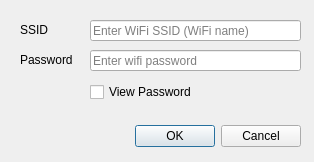
<?xml version="1.0" encoding="UTF-8"?>
<ui version="4.0">
 <class>Dialog_WiFi</class>
 <widget class="QDialog" name="Dialog_WiFi">
  <property name="geometry">
   <rect>
    <x>0</x>
    <y>0</y>
    <width>314</width>
    <height>162</height>
   </rect>
  </property>
  <property name="windowTitle">
   <string>Configure WiFi</string>
  </property>
  <property name="windowIcon">
   <iconset resource="ezlopi.qrc">
    <normaloff>:/res/icon.png</normaloff>:/res/icon.png</iconset>
  </property>
  <widget class="QDialogButtonBox" name="buttonBox">
   <property name="geometry">
    <rect>
     <x>0</x>
     <y>120</y>
     <width>301</width>
     <height>32</height>
    </rect>
   </property>
   <property name="orientation">
    <enum>Qt::Horizontal</enum>
   </property>
   <property name="standardButtons">
    <set>QDialogButtonBox::Cancel|QDialogButtonBox::Ok</set>
   </property>
  </widget>
  <widget class="QLineEdit" name="lineEdit_SSID">
   <property name="geometry">
    <rect>
     <x>90</x>
     <y>20</y>
     <width>211</width>
     <height>21</height>
    </rect>
   </property>
   <property name="placeholderText">
    <string>Enter WiFi SSID (WiFi name)</string>
   </property>
  </widget>
  <widget class="QLineEdit" name="lineEdit_password">
   <property name="geometry">
    <rect>
     <x>90</x>
     <y>50</y>
     <width>211</width>
     <height>21</height>
    </rect>
   </property>
   <property name="echoMode">
    <enum>QLineEdit::Password</enum>
   </property>
   <property name="placeholderText">
    <string>Enter wifi password</string>
   </property>
  </widget>
  <widget class="QLabel" name="label_ssid">
   <property name="geometry">
    <rect>
     <x>20</x>
     <y>20</y>
     <width>63</width>
     <height>20</height>
    </rect>
   </property>
   <property name="text">
    <string>SSID</string>
   </property>
  </widget>
  <widget class="QLabel" name="label_password">
   <property name="geometry">
    <rect>
     <x>20</x>
     <y>50</y>
     <width>63</width>
     <height>20</height>
    </rect>
   </property>
   <property name="text">
    <string>Password</string>
   </property>
  </widget>
  <widget class="QCheckBox" name="checkBox_view_password">
   <property name="geometry">
    <rect>
     <x>90</x>
     <y>80</y>
     <width>141</width>
     <height>24</height>
    </rect>
   </property>
   <property name="text">
    <string>View Password </string>
   </property>
  </widget>
 </widget>
 <resources>
  <include location="ezlopi.qrc"/>
 </resources>
 <connections>
  <connection>
   <sender>buttonBox</sender>
   <signal>accepted()</signal>
   <receiver>Dialog_WiFi</receiver>
   <slot>accept()</slot>
   <hints>
    <hint type="sourcelabel">
     <x>248</x>
     <y>254</y>
    </hint>
    <hint type="destinationlabel">
     <x>157</x>
     <y>274</y>
    </hint>
   </hints>
  </connection>
  <connection>
   <sender>buttonBox</sender>
   <signal>rejected()</signal>
   <receiver>Dialog_WiFi</receiver>
   <slot>reject()</slot>
   <hints>
    <hint type="sourcelabel">
     <x>316</x>
     <y>260</y>
    </hint>
    <hint type="destinationlabel">
     <x>286</x>
     <y>274</y>
    </hint>
   </hints>
  </connection>
 </connections>
</ui>
